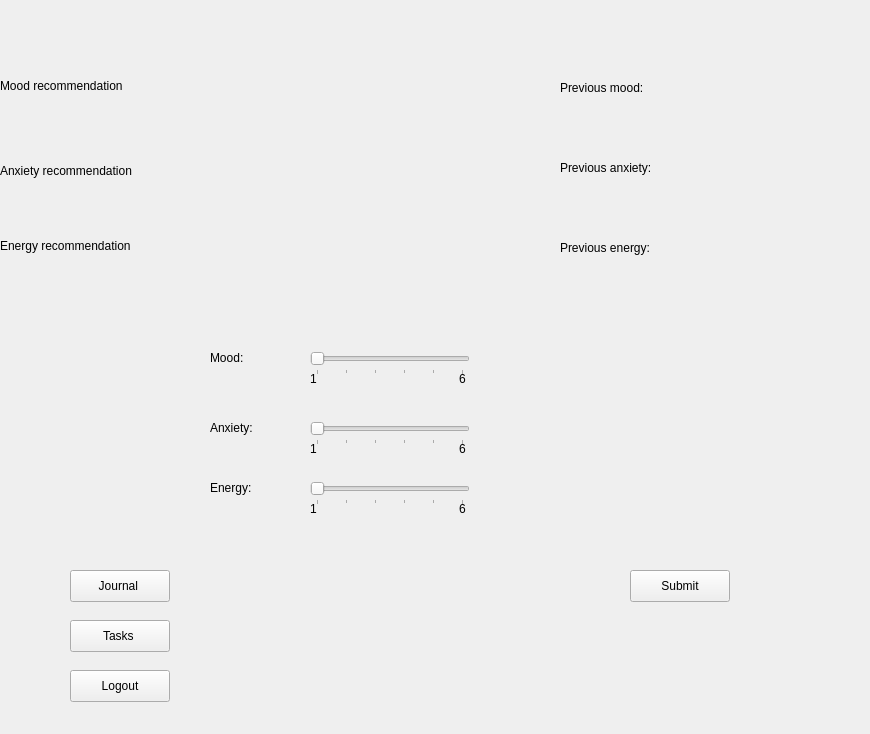
<?xml version="1.0" encoding="UTF-8"?>
<ui version="4.0">
 <class>MoodTracker</class>
 <widget class="QWidget" name="MoodTracker">
  <property name="geometry">
   <rect>
    <x>0</x>
    <y>0</y>
    <width>870</width>
    <height>734</height>
   </rect>
  </property>
  <property name="windowTitle">
   <string>Mood Tracker</string>
  </property>
  <widget class="QLabel" name="MoodLabel">
   <property name="geometry">
    <rect>
     <x>210</x>
     <y>350</y>
     <width>58</width>
     <height>16</height>
    </rect>
   </property>
   <property name="text">
    <string>Mood:</string>
   </property>
  </widget>
  <widget class="QSlider" name="MoodSlider">
   <property name="geometry">
    <rect>
     <x>310</x>
     <y>350</y>
     <width>160</width>
     <height>25</height>
    </rect>
   </property>
   <property name="minimum">
    <number>1</number>
   </property>
   <property name="maximum">
    <number>6</number>
   </property>
   <property name="orientation">
    <enum>Qt::Orientation::Horizontal</enum>
   </property>
   <property name="tickPosition">
    <enum>QSlider::TickPosition::TicksBelow</enum>
   </property>
   <property name="tickInterval">
    <number>1</number>
   </property>
  </widget>
  <widget class="QLabel" name="EnergyLabel">
   <property name="geometry">
    <rect>
     <x>210</x>
     <y>480</y>
     <width>58</width>
     <height>16</height>
    </rect>
   </property>
   <property name="text">
    <string>Energy:</string>
   </property>
  </widget>
  <widget class="QSlider" name="EnergySlider">
   <property name="geometry">
    <rect>
     <x>310</x>
     <y>480</y>
     <width>160</width>
     <height>25</height>
    </rect>
   </property>
   <property name="minimum">
    <number>1</number>
   </property>
   <property name="maximum">
    <number>6</number>
   </property>
   <property name="orientation">
    <enum>Qt::Orientation::Horizontal</enum>
   </property>
   <property name="tickPosition">
    <enum>QSlider::TickPosition::TicksBelow</enum>
   </property>
   <property name="tickInterval">
    <number>1</number>
   </property>
  </widget>
  <widget class="QLabel" name="AnxietyLabel">
   <property name="geometry">
    <rect>
     <x>210</x>
     <y>420</y>
     <width>58</width>
     <height>16</height>
    </rect>
   </property>
   <property name="text">
    <string>Anxiety:</string>
   </property>
  </widget>
  <widget class="QSlider" name="AnxietySlider">
   <property name="geometry">
    <rect>
     <x>310</x>
     <y>420</y>
     <width>160</width>
     <height>25</height>
    </rect>
   </property>
   <property name="minimum">
    <number>1</number>
   </property>
   <property name="maximum">
    <number>6</number>
   </property>
   <property name="orientation">
    <enum>Qt::Orientation::Horizontal</enum>
   </property>
   <property name="tickPosition">
    <enum>QSlider::TickPosition::TicksBelow</enum>
   </property>
   <property name="tickInterval">
    <number>1</number>
   </property>
  </widget>
  <widget class="QPushButton" name="SubmitButton">
   <property name="geometry">
    <rect>
     <x>630</x>
     <y>570</y>
     <width>100</width>
     <height>32</height>
    </rect>
   </property>
   <property name="text">
    <string>Submit</string>
   </property>
  </widget>
  <widget class="QPushButton" name="LoginButton">
   <property name="geometry">
    <rect>
     <x>70</x>
     <y>670</y>
     <width>100</width>
     <height>32</height>
    </rect>
   </property>
   <property name="text">
    <string>Logout</string>
   </property>
  </widget>
  <widget class="QPushButton" name="JournalButton">
   <property name="geometry">
    <rect>
     <x>70</x>
     <y>570</y>
     <width>100</width>
     <height>32</height>
    </rect>
   </property>
   <property name="text">
    <string>Journal </string>
   </property>
  </widget>
  <widget class="QPushButton" name="TasksButton">
   <property name="geometry">
    <rect>
     <x>70</x>
     <y>620</y>
     <width>100</width>
     <height>32</height>
    </rect>
   </property>
   <property name="text">
    <string>Tasks </string>
   </property>
  </widget>
  <widget class="QWidget" name="horizontalLayoutWidget">
   <property name="geometry">
    <rect>
     <x>310</x>
     <y>370</y>
     <width>291</width>
     <height>18</height>
    </rect>
   </property>
   <layout class="QHBoxLayout" name="horizontalLayout">
    <item>
     <widget class="QLabel" name="label_1mood">
      <property name="text">
       <string>1</string>
      </property>
     </widget>
    </item>
    <item>
     <widget class="QLabel" name="label_mood">
      <property name="text">
       <string>6</string>
      </property>
     </widget>
    </item>
   </layout>
  </widget>
  <widget class="QWidget" name="horizontalLayoutWidget_2">
   <property name="geometry">
    <rect>
     <x>310</x>
     <y>500</y>
     <width>291</width>
     <height>18</height>
    </rect>
   </property>
   <layout class="QHBoxLayout" name="horizontalLayout_2">
    <item>
     <widget class="QLabel" name="label_2">
      <property name="text">
       <string>1</string>
      </property>
     </widget>
    </item>
    <item>
     <widget class="QLabel" name="label">
      <property name="text">
       <string>6</string>
      </property>
     </widget>
    </item>
   </layout>
  </widget>
  <widget class="QWidget" name="horizontalLayoutWidget_3">
   <property name="geometry">
    <rect>
     <x>310</x>
     <y>440</y>
     <width>291</width>
     <height>18</height>
    </rect>
   </property>
   <layout class="QHBoxLayout" name="horizontalLayout_3">
    <item>
     <widget class="QLabel" name="label_4">
      <property name="text">
       <string>1</string>
      </property>
     </widget>
    </item>
    <item>
     <widget class="QLabel" name="label_3">
      <property name="text">
       <string>6</string>
      </property>
     </widget>
    </item>
   </layout>
  </widget>
  <widget class="QLabel" name="MoodRecommendationLabel">
   <property name="geometry">
    <rect>
     <x>0</x>
     <y>40</y>
     <width>551</width>
     <height>91</height>
    </rect>
   </property>
   <property name="text">
    <string>Mood recommendation </string>
   </property>
  </widget>
  <widget class="QLabel" name="AnxietyRecommendationLabel">
   <property name="geometry">
    <rect>
     <x>0</x>
     <y>130</y>
     <width>551</width>
     <height>81</height>
    </rect>
   </property>
   <property name="text">
    <string>Anxiety recommendation </string>
   </property>
  </widget>
  <widget class="QLabel" name="EnergyRecommendationLabel">
   <property name="geometry">
    <rect>
     <x>0</x>
     <y>200</y>
     <width>551</width>
     <height>91</height>
    </rect>
   </property>
   <property name="text">
    <string>Energy recommendation </string>
   </property>
  </widget>
  <widget class="QLabel" name="PreviousMoodLabel">
   <property name="geometry">
    <rect>
     <x>560</x>
     <y>80</y>
     <width>201</width>
     <height>16</height>
    </rect>
   </property>
   <property name="text">
    <string>Previous mood:</string>
   </property>
  </widget>
  <widget class="QLabel" name="PreviousEnergyLabel">
   <property name="geometry">
    <rect>
     <x>560</x>
     <y>240</y>
     <width>211</width>
     <height>16</height>
    </rect>
   </property>
   <property name="text">
    <string>Previous energy:</string>
   </property>
  </widget>
  <widget class="QLabel" name="PreviousAnxietyLabel">
   <property name="geometry">
    <rect>
     <x>560</x>
     <y>160</y>
     <width>211</width>
     <height>16</height>
    </rect>
   </property>
   <property name="text">
    <string>Previous anxiety: </string>
   </property>
  </widget>
 </widget>
 <resources/>
 <connections/>
</ui>
